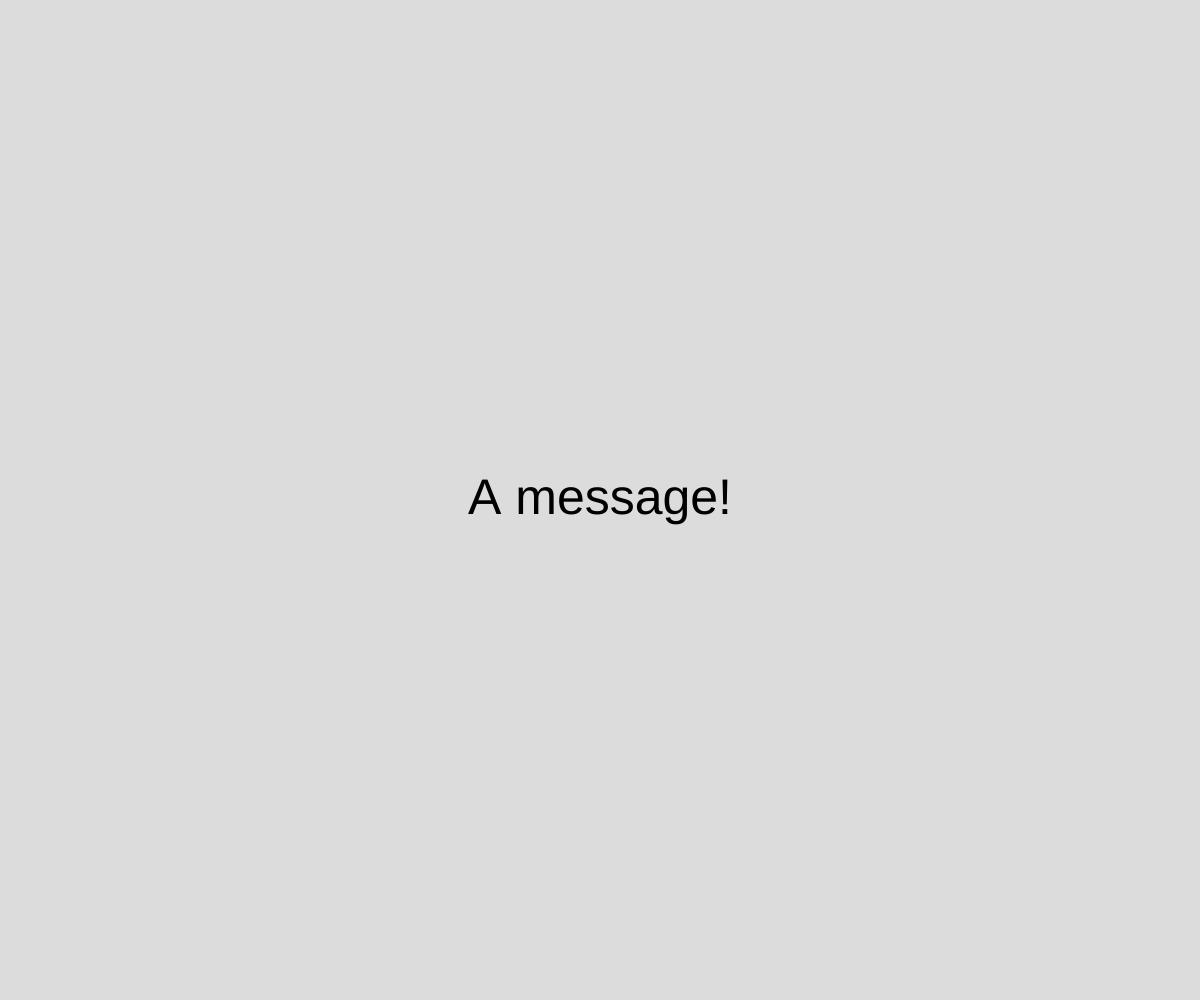
Frame 1 (no input)
Frame 60 (no input): identical to frame 1, image omitted
Frame 120 (the mouse pressed at the canvas centre since frame 60): identical to frame 1, image omitted

The p5.js sketch that drew this single still picture (run headless with seeded random() and noise() and a simulated clock; from frame 60 on, the mouse is pressed at the canvas centre):

// p5.js sketch
// ── sketch.js
// Using window-setTimeout example

let message = "A message!";

async function setup() {
  createCanvas(windowWidth, windowHeight);

  textAlign(CENTER, CENTER);
  textSize(50);

  window.setTimeout(changeCurrentMessage, 3000, "Newer message");
}

function changeCurrentMessage(newMessage) {
  message = newMessage;
}

function draw() {
  background(220);

  text(message, width/2, height/2);
}
